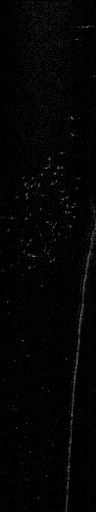
#> input picture data/dataset-1/1468966347175925_raw.png, 96 x 512 px; its folder holds only this picture in this run
$ jupyter execute --allow-errors feature-mrf-dev.ipynb   (shell and % lines are left out)   (Python 2 division)   (older library calls are emulated)
#> lines starting #> are read from the running program, lines starting #| are printed output that depends on the picture
# Feature development notebook

## 1. Background and object probability density function estimation

Image segmentation requires some knowledge of the background and intensity probability density functions

[cell 1]
import numpy as np
import matplotlib.pyplot as plt
from glob import glob

from skimage.io import imread

from scipy.stats import *

[cell 2]
def computeHist(image_list, correct=False, bp=np.ones(96), at=np.ones(512)):
#> called with correct = False, bp = array of shape (96,), at = array of shape (512,)
    N = len(image_list)
    h = np.zeros(255)
    bins = bins = np.arange(0,256)
    x = np.array([])

    for idx in range(0,N):
        # read image
        image = imread(image_list[idx],as_grey = True)
#> image is the input picture: shape (512, 96); min 0, max 126, mean 3.8
#         if correct:
#             image = removeBPR(image, bp, at)
        x = np.hstack((x,image.flatten()))
        # compute histogram
        hi = np.histogram(image[:],bins)

        # add it to total
        h += hi[0]
#> h = 255 values, max 27724 at index 0, min 0 at index 94, mean 192.8

    return (h, bins, x)

[cell 3]
image_list_1 = glob('/home/pvt/Workspace/multibeam-classification/dataset-1/*raw.png')
print len(image_list_1)
image_list_2 = glob('/home/pvt/Workspace/multibeam-classification/dataset-2/*raw.png') # window set to 2.25m to 11.25m
print len(image_list_2)
image_list_3 = glob('/home/pvt/Workspace/multibeam-classification/dataset-3/*raw.png') #
print len(image_list_3)
image_list_4 = glob('./data/DIDSON/2016-07-19.11/*raw.png') #
print len(image_list_4)

# background
h_test, h_test_bins, x_test = computeHist(image_list_1)
#> h_test has the same summary as h in computeHist; h_test_bins = 256 values from 0 to 255

# background
h_bg, h_bg_bins, x_bg = computeHist(image_list_2)


# [5 lines of commented-out code are left out]

#> (a cell that did not finish here is left out)

[cell 5]
plt.figure(figsize=(10,10))
plt.plot(h_bg_bins[:-1], h_bg/np.sum(h_bg),color='#f44336')
plt.plot(h_test_bins[:-1], h_test/np.sum(h_test),color='#e91e63')


#> (the rest of this cell did not finish here and is left out)

[cell 6]
plt.figure(figsize=(12,12))

# background set
plt.plot(h_bg_bins[:-1], h_bg/np.sum(h_bg),color='k',linewidth=2.0)
# test set
plt.plot(h_test_bins[:-1], h_test/np.sum(h_test),color='r')
# difference
plt.plot(h_test_bins[:-1], (h_test/np.sum(h_test)) - (h_bg/np.sum(h_bg)),color='c')

# figure setup
plt.xlim([0,255])
plt.ylim([1e-6,1e0])
plt.yscale('log')
plt.grid()
plt.title('Intensity histogram')

# pdf estimates
de_bg = expon.pdf(h_bg_bins[:-1],0, 5)
plt.plot(h_bg_bins[:-1], 0.6*de_bg,color='g') # note the factor - will not integrate to 1
de_obj = expon.pdf(h_test_bins[:-1],0, 30.0)
#> de_obj = 255 values, max 0.0333 at index 0, min 7.01e-06 at index 254, mean 0.00399
plt.plot(h_test_bins[:-1], de_obj,color='b')
plt.plot(h_test_bins[:-1], 0.9*de_bg + 0.1*de_obj,color='m')

plt.legend(('background set','test set','difference','background (est.)','object (est.)','mixture'))
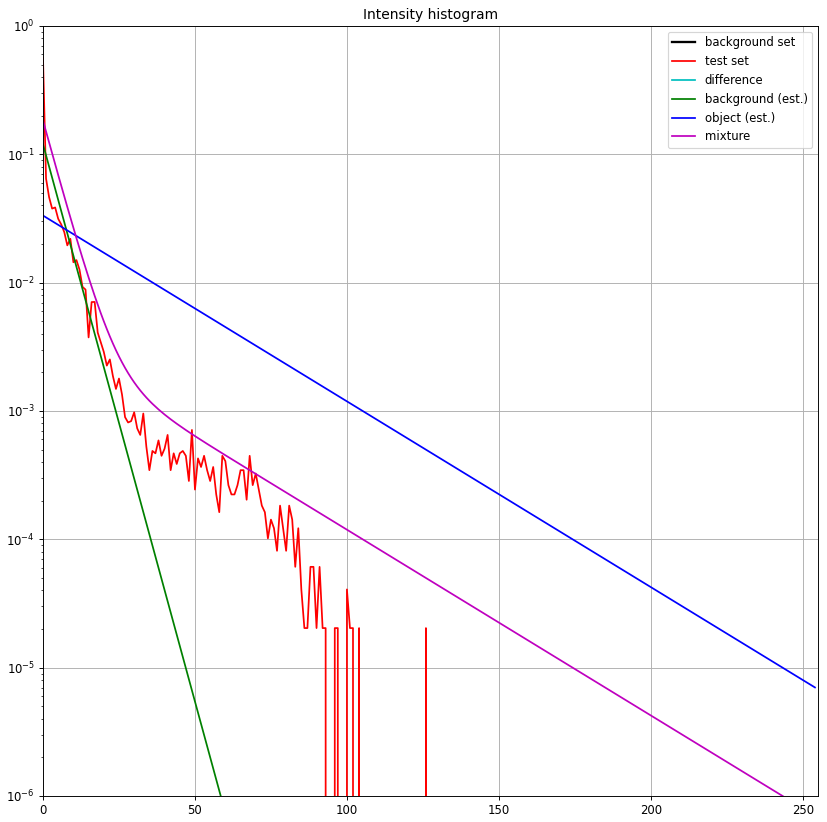
#> figure drawn by matplotlib, 1 panel; curve peaks at x = 0, y = 0.564

[cell 7]
plt.plot(h_bg_bins[:-1], (h_bg/np.sum(h_bg)),color='k',linewidth=2.0)
# test set
plt.plot(h_test_bins[:-1], (h_test/np.sum(h_test)) - (h_bg/np.sum(h_bg)),color='r')

# figure setup
plt.xlim([0,255])
plt.ylim([1e-6,1e0])
plt.yscale('log')
plt.grid()
plt.title('Intensity histogram')
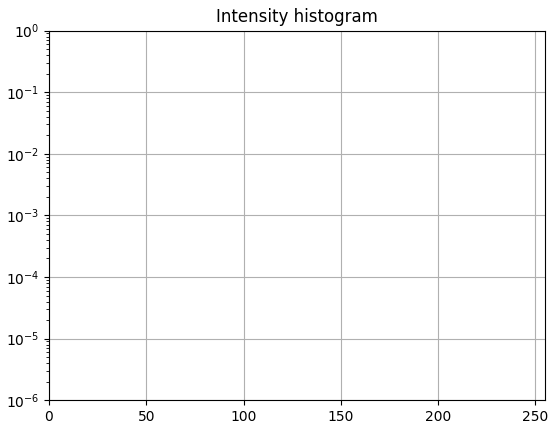
#> figure drawn by matplotlib, 1 panel

## 2. Receiver Operating Characteristic

Using the probability density function estimates for background and object, we can compute the ROC curve.

[cell 8]
ilambda_bg = 5.0
ilambda_obj = 30.0

fpv = np.zeros(256)
tpv = np.zeros(256)

for t in range(0,256,1):
    threshold = (t+0.0)

    tn = expon.cdf(threshold, loc=0, scale=ilambda_bg)  # background
    fn = expon.cdf(threshold, loc=0, scale=ilambda_obj) # object
    fp = 1 - expon.cdf(threshold, loc = 0, scale = ilambda_bg)
    tp = 1 - expon.cdf(threshold, loc = 0, scale = ilambda_obj)
#     print tn+fp, fn + tp
    fpv[t] = fp/(fp+tn)
    tpv[t] = tp/(tp+fn)
    if (fp > 1e-2):
        print "%03.2f: %.4f / %.4f" % (threshold, fp, tp)

print '--------------------------'
print "Area under ROC curve: %.2f" % (np.trapz(tpv[::-1],fpv[::-1] ))

plt.figure()
plt.plot([0,1],[0,1],'k')
plt.plot(fpv,tpv,'r',marker='.')
plt.xlim([0,1])
plt.ylim([0,1])
plt.xlabel('p(fp)')
plt.ylabel('p(tp)')
plt.title('ROC curve')
plt.plot(fpv[23],tpv[23],marker='o')

plt.grid()
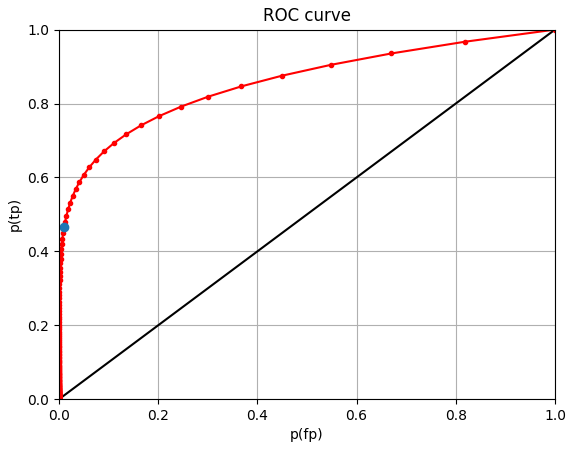
#> figure drawn by matplotlib, 1 panel

[cell 9]
threshold = 20.0

ilambda_bg = 5.0
ilambda_obj = 30.0

print threshold/255.0
a = expon.cdf(threshold, loc=0, scale=ilambda_bg)  # background
b = expon.cdf(threshold, loc=0, scale=ilambda_obj) # object
p = a/(a+b)
c = 1 - expon.cdf(threshold, loc = 0, scale = ilambda_bg)
d = 1 - expon.cdf(threshold, loc = 0, scale = ilambda_obj)
q = d/(c+d)
print p
print q

#> (a cell that did not finish here is left out)

#> (a cell that did not finish here is left out)

## 2. Segmentation using Markov Random Fields

[cell 12]
import numpy as np
import matplotlib.pyplot as plt
from glob import glob

from skimage.io import imread
from scipy.signal import convolve2d

from scipy.stats import expon

# from scipy.optimize import curve_fit
# from scipy.stats import cauchy, chi2, erlang, expon, genexpon, ncx2, poisson, powerlaw, rayleigh

[cell 13]
image_list = glob('/home/pvt/Workspace/multibeam-classification/dataset-1/*raw.png') # window set to 2.25m to 11.25m
print len(image_list)

plt.figure(figsize=(48,24))
#> (the rest of this cell did not finish here and is left out)

[cell 14]
def computeKernel(n, m, R0, dR, dA):
#> called with n = 5, m = 5, R0 = 2.25, dR = 0.0186, dA = 0.005
    kernel =  np.zeros((n,m))

    k = n/2
    l = m/2
#     print k, l
    for i in range(0,n):
        for j in range(0,m):
            c = np.cos(dA*(j-l))
            d = 2*R0 * ( R0 + dR*(i+k))*(1-c) + dR*dR*(i*i + k*k - 2*i*k*c)
            d = np.sqrt(d)
#             print i,j,d
            if (d>0):
                kernel[i,j] = 1.0/d
            else:
                kernel[i,j] = 0

    kernel[k,l]=0
    kernel/=np.amax(kernel)
    return kernel

# [47 lines left out: function computeEnergy, not called in this run]
